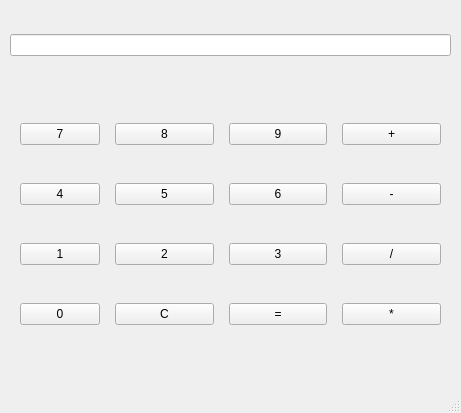
<?xml version="1.0" encoding="UTF-8"?>
<ui version="4.0">
 <class>MainWindow</class>
 <widget class="QMainWindow" name="MainWindow">
  <property name="geometry">
   <rect>
    <x>0</x>
    <y>0</y>
    <width>461</width>
    <height>413</height>
   </rect>
  </property>
  <property name="windowTitle">
   <string>MainWindow</string>
  </property>
  <widget class="QWidget" name="centralwidget">
   <widget class="QWidget" name="verticalLayoutWidget">
    <property name="geometry">
     <rect>
      <x>10</x>
      <y>10</y>
      <width>441</width>
      <height>71</height>
     </rect>
    </property>
    <layout class="QVBoxLayout" name="verticalLayout">
     <item>
      <widget class="QLineEdit" name="txtSonuc"/>
     </item>
    </layout>
   </widget>
   <widget class="QWidget" name="gridLayoutWidget">
    <property name="geometry">
     <rect>
      <x>10</x>
      <y>90</y>
      <width>441</width>
      <height>271</height>
     </rect>
    </property>
    <layout class="QGridLayout" name="gridLayout">
     <property name="sizeConstraint">
      <enum>QLayout::SetNoConstraint</enum>
     </property>
     <property name="leftMargin">
      <number>10</number>
     </property>
     <property name="topMargin">
      <number>10</number>
     </property>
     <property name="rightMargin">
      <number>10</number>
     </property>
     <property name="bottomMargin">
      <number>10</number>
     </property>
     <property name="spacing">
      <number>15</number>
     </property>
     <item row="0" column="0">
      <widget class="QPushButton" name="b7">
       <property name="sizePolicy">
        <sizepolicy hsizetype="Fixed" vsizetype="Fixed">
         <horstretch>0</horstretch>
         <verstretch>0</verstretch>
        </sizepolicy>
       </property>
       <property name="minimumSize">
        <size>
         <width>0</width>
         <height>0</height>
        </size>
       </property>
       <property name="text">
        <string>7</string>
       </property>
      </widget>
     </item>
     <item row="2" column="2">
      <widget class="QPushButton" name="b3">
       <property name="text">
        <string>3</string>
       </property>
      </widget>
     </item>
     <item row="2" column="3">
      <widget class="QPushButton" name="btBol">
       <property name="text">
        <string>/</string>
       </property>
      </widget>
     </item>
     <item row="1" column="0">
      <widget class="QPushButton" name="b4">
       <property name="text">
        <string>4</string>
       </property>
      </widget>
     </item>
     <item row="2" column="0">
      <widget class="QPushButton" name="b1">
       <property name="text">
        <string>1</string>
       </property>
      </widget>
     </item>
     <item row="1" column="1">
      <widget class="QPushButton" name="b5">
       <property name="text">
        <string>5</string>
       </property>
      </widget>
     </item>
     <item row="2" column="1">
      <widget class="QPushButton" name="b2">
       <property name="text">
        <string>2</string>
       </property>
      </widget>
     </item>
     <item row="0" column="2">
      <widget class="QPushButton" name="b9">
       <property name="text">
        <string>9</string>
       </property>
      </widget>
     </item>
     <item row="0" column="3">
      <widget class="QPushButton" name="btArti">
       <property name="text">
        <string>+</string>
       </property>
      </widget>
     </item>
     <item row="0" column="1">
      <widget class="QPushButton" name="b8">
       <property name="text">
        <string>8</string>
       </property>
      </widget>
     </item>
     <item row="1" column="2">
      <widget class="QPushButton" name="b6">
       <property name="text">
        <string>6</string>
       </property>
      </widget>
     </item>
     <item row="1" column="3">
      <widget class="QPushButton" name="btEksi">
       <property name="text">
        <string>-</string>
       </property>
      </widget>
     </item>
     <item row="3" column="0">
      <widget class="QPushButton" name="b0">
       <property name="text">
        <string>0</string>
       </property>
      </widget>
     </item>
     <item row="3" column="1">
      <widget class="QPushButton" name="btTemizle">
       <property name="text">
        <string>C</string>
       </property>
      </widget>
     </item>
     <item row="3" column="2">
      <widget class="QPushButton" name="btEsit">
       <property name="text">
        <string>=</string>
       </property>
      </widget>
     </item>
     <item row="3" column="3">
      <widget class="QPushButton" name="btCarp">
       <property name="text">
        <string>*</string>
       </property>
      </widget>
     </item>
    </layout>
   </widget>
  </widget>
  <widget class="QMenuBar" name="menubar">
   <property name="geometry">
    <rect>
     <x>0</x>
     <y>0</y>
     <width>461</width>
     <height>18</height>
    </rect>
   </property>
  </widget>
  <widget class="QStatusBar" name="statusbar"/>
 </widget>
 <resources/>
 <connections/>
</ui>
